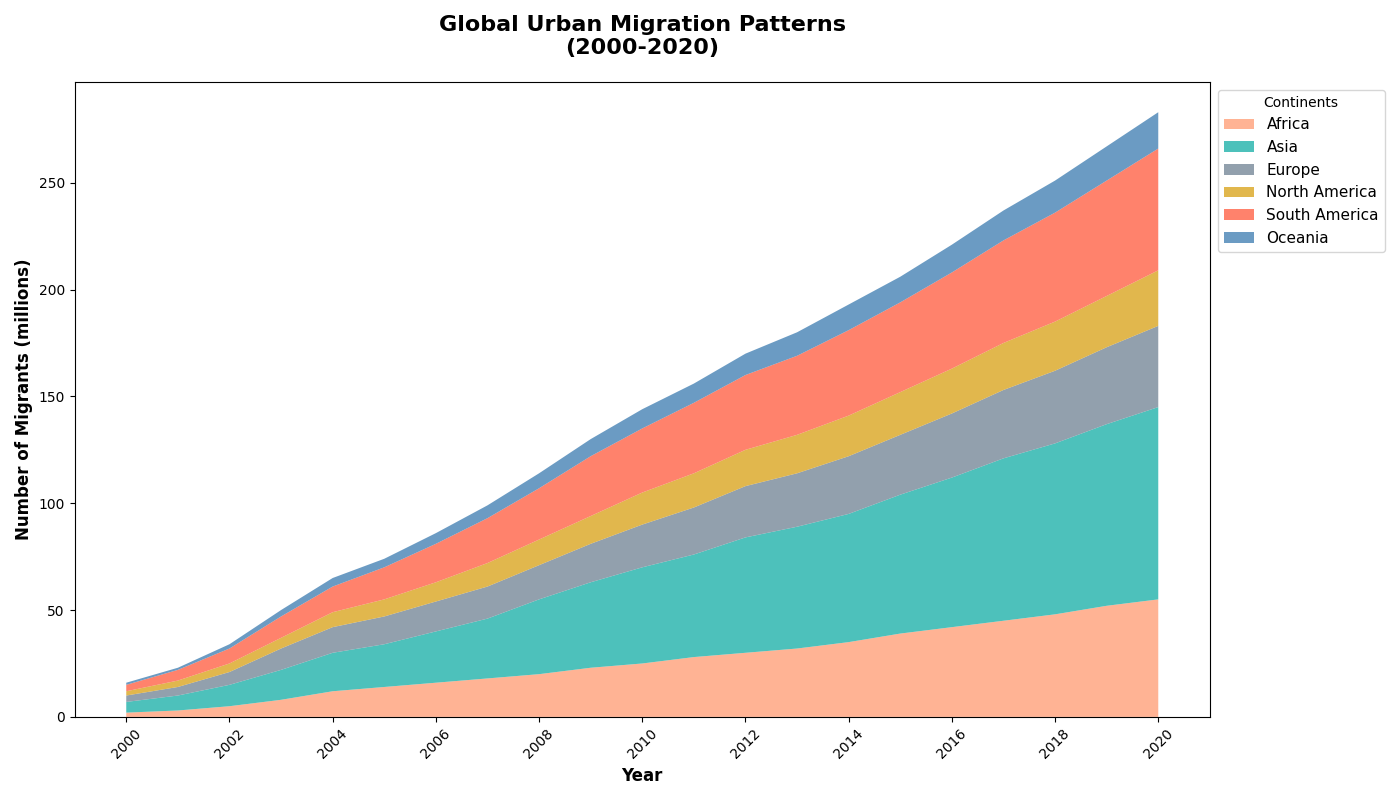

Write the Python code that produced this figure.
import matplotlib.pyplot as plt
import numpy as np

# Backstory: Migration patterns to cities have become a hot topic in recent years. We will visualize the number of people migrating from rural areas to cities across different continents from 2000 to 2020.

# Data preparation
years = np.arange(2000, 2021)
migration_africa = np.array([2, 3, 5, 8, 12, 14, 16, 18, 20, 23, 25, 28, 30, 32, 35, 39, 42, 45, 48, 52, 55])
migration_asia = np.array([5, 7, 10, 14, 18, 20, 24, 28, 35, 40, 45, 48, 54, 57, 60, 65, 70, 76, 80, 85, 90])
migration_europe = np.array([3, 4, 6, 10, 12, 13, 14, 15, 16, 18, 20, 22, 24, 25, 27, 28, 30, 32, 34, 36, 38])
migration_namerica = np.array([2, 3, 4, 5, 7, 8, 9, 11, 12, 13, 15, 16, 17, 18, 19, 20, 21, 22, 23, 24, 26])
migration_samerica = np.array([3, 5, 7, 10, 12, 15, 18, 21, 24, 28, 30, 33, 35, 37, 40, 42, 45, 48, 51, 54, 57])
migration_oceania = np.array([1, 1, 2, 3, 4, 4, 5, 6, 7, 8, 9, 9, 10, 11, 12, 12, 13, 14, 15, 16, 17])

# Stack the data for plotting
migration_data = np.vstack([migration_africa, migration_asia, migration_europe, migration_namerica, migration_samerica, migration_oceania])

# Plot the stacked area chart
fig, ax = plt.subplots(figsize=(14, 8))

# Use stackplot to create the chart
ax.stackplot(years, migration_data, labels=['Africa', 'Asia', 'Europe', 'North America', 'South America', 'Oceania'], 
             colors=['#FFA07A', '#20B2AA', '#778899', '#DAA520', '#FF6347', '#4682B4'], alpha=0.8)

# Customize the chart with title and labels
ax.set_title('Global Urban Migration Patterns\n(2000-2020)', fontsize=16, weight='bold', pad=20)
ax.set_xlabel('Year', fontsize=12, weight='bold')
ax.set_ylabel('Number of Migrants (millions)', fontsize=12, weight='bold')

# Ensure x-axis labels are clearly readable
ax.set_xticks(years[::2])
ax.set_xticklabels(years[::2], rotation=45)

# Position the legend outside the plot
ax.legend(loc='upper left', bbox_to_anchor=(1, 1), title='Continents', fontsize=11)

# Improve layout to prevent overlap
plt.tight_layout()

# Show the plot
plt.show()
